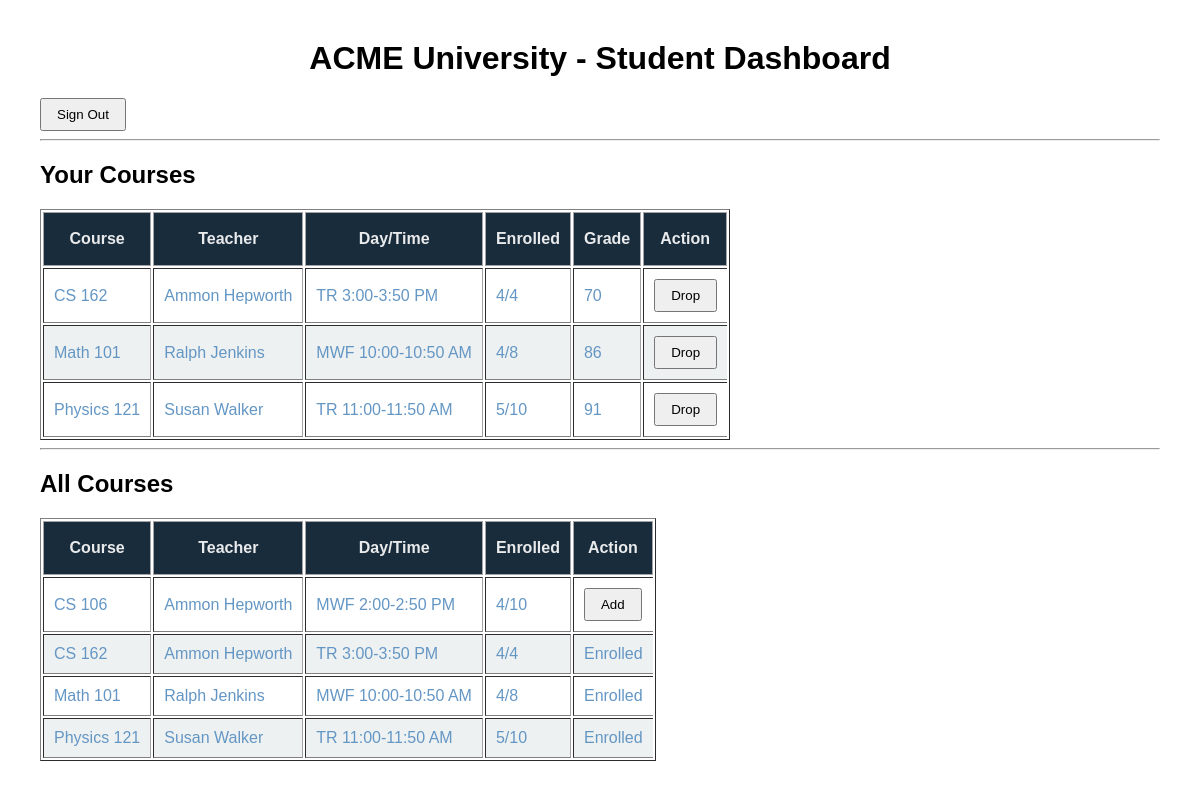
Screenshot of /student (signed in) with the database file from the repository.
### RESTapi.py (models this page shows, shortened)
class Course(db.Model):
    id = db.Column(db.Integer, primary_key=True)
    name = db.Column(db.String(80), nullable=False)
    time = db.Column(db.String(80), nullable=False)
    capacity = db.Column(db.Integer, nullable=False)
    teacher_id = db.Column(db.Integer, db.ForeignKey('user.id'), nullable=False)
    teacher = db.relationship('User', backref='courses_taught')

class User(db.Model):
    id = db.Column(db.Integer, primary_key=True)
    username = db.Column(db.String(80), unique=True, nullable=False)
    password = db.Column(db.String(200), nullable=False)
    name = db.Column(db.String(120), nullable=False)
    role = db.Column(db.String(20), nullable=False)

### RESTapi.py (the view)
@app.route('/student', methods=['GET'])
def student_home():
    student_user = get_current_student()
    if student_user is None:
        session.clear()
        return redirect(url_for('login_page'))
    courses = Course.query.order_by(Course.name).all()
    my_courses = []
    all_courses = []
    for course in courses:
        enrolled_count = len(course.enrollments)
        student_enrollment = next((e for e in course.enrollments if e.student_id == student_user.id), None)
        all_courses.append({
            "id": course.id,
            "name": course.name,
            "teacher": course.teacher.name,
            "time": course.time,
            "enrolled": enrolled_count,
            "capacity": course.capacity,
            "is_enrolled": student_enrollment is not None,
            "is_full": enrolled_count >= course.capacity
        })
        if student_enrollment is not None:
            my_courses.append({
                "id": course.id,
                "name": course.name,
                "teacher": course.teacher.name,
                "time": course.time,
                "enrolled": enrolled_count,
                "capacity": course.capacity,
                "grade": student_enrollment.grade
            })
    return render_template(
        "student.html",
        student_name=student_user.name if student_user else "Student",
        my_courses=my_courses,
        all_courses=all_courses
    )

### RESTapi.py (called while the page is built)
def get_current_student():
    if session.get('role') != 'student':
        return None
    student_user = None
    if session.get('user_id') is not None:
        student_user = User.query.filter_by(id=session['user_id'], role='student').first()
    if student_user is None and session.get('username'):
        student_user = User.query.filter_by(username=session['username'], role='student').first()
    return student_user

### templates/student.html (shortened to what this page needs)
<!DOCTYPE html>
<html>
<head>
    <link rel="stylesheet" href="{{ url_for('static', filename='style.css') }}">
</head>
<body>
<h1>ACME University - Student Dashboard</h1>
<form action="{{ url_for('logout') }}" method="get">
    <button type="submit">Sign Out</button>
</form>
<hr>
<h2>Your Courses</h2>
<table border="1">
    <thead>
        <tr>
            <th>Course</th>
            <th>Teacher</th>
            <th>Day/Time</th>
            <th>Enrolled</th>
            <th>Grade</th>
            <th>Action</th>
        </tr>
    </thead>
    <tbody id="myCourses">
        {% for course in my_courses %}
        <tr>
            <td>{{ course.name }}</td>
            <td>{{ course.teacher }}</td>
            <td>{{ course.time }}</td>
            <td>{{ course.enrolled }}/{{ course.capacity }}</td>
            <td>{{ course.grade }}</td>
            <td>
                <form action="{{ url_for('drop_course', course_id=course.id) }}" method="post">
                    <button type="submit">Drop</button>
                </form>
            </td>
        </tr>
        {% else %}
        <tr>
            <td colspan="6">No enrolled courses found.</td>
        </tr>
        {% endfor %}
    </tbody>
</table>
<hr>
<h2>All Courses</h2>
<table border="1">
    <thead>
        <tr>
            <th>Course</th>
            <th>Teacher</th>
            <th>Day/Time</th>
            <th>Enrolled</th>
            <th>Action</th>
        </tr>
    </thead>
    <tbody id="allCourses">
        {% for course in all_courses %}
        <tr>
            <td>{{ course.name }}</td>
            <td>{{ course.teacher }}</td>
            <td>{{ course.time }}</td>
            <td>{{ course.enrolled }}/{{ course.capacity }}</td>
            <td>
                {% if course.is_enrolled %}
                <span>Enrolled</span>
                {% elif course.is_full %}
                <button type="button" disabled>Full</button>
                {% else %}
                <form action="{{ url_for('enroll_course', course_id=course.id) }}" method="post">
                    <button type="submit">Add</button>
                </form>
                {% endif %}
            </td>
        </tr>
        {% else %}
        <tr>
            <td colspan="5">No courses found.</td>
        </tr>
        {% endfor %}
    </tbody>
</table>
</body>
</html>

### static/style.css (style rules this page uses)
body { font-family: Arial, sans-serif; margin: 40px; }
h1 { text-align: center; }
th { border: 1px solid rgb(164, 164, 168); padding: 17px 10px; text-align: center; color: #e9eaeb; background-color: rgb(25, 44, 60); box-sizing: border-box; }
tbody tr:nth-child(even) { background-color: #eef1f2; }
td { border-right: 1px solid rgb(164, 164, 168); padding: 10px 10px; text-align: left; color: rgb(100, 150, 196); box-sizing: border-box; }
td:last-child { border-right: none; }
button { cursor: pointer; padding: 7px 15px; }

### rows the page displays
Course: name "CS 162", time "TR 3:00-3:50 PM", name "CS 162", time "TR 3:00-3:50 PM"
User: teacher "Ammon Hepworth", teacher "Ammon Hepworth" "Ammon Hepworth"
Course: name "Math 101", time "MWF 10:00-10:50 AM", name "Math 101", time "MWF 10:00-10:50 AM"
User: teacher "Ralph Jenkins", teacher "Ralph Jenkins"
Course: name "Physics 121", time "TR 11:00-11:50 AM", name "Physics 121", time "TR 11:00-11:50 AM"
User: teacher "Susan Walker", teacher "Susan Walker"
Course: name "CS 106", time "MWF 2:00-2:50 PM"

### other values shown
{{ course.enrolled }} "4" "4" "5"
{{ course.capacity }} "4" "8" "10"
{{ course.grade }} "70" "86" "91"
{{ course.enrolled }} "4" "4" "4" "5"
{{ course.capacity }} "10" "4" "8" "10"
